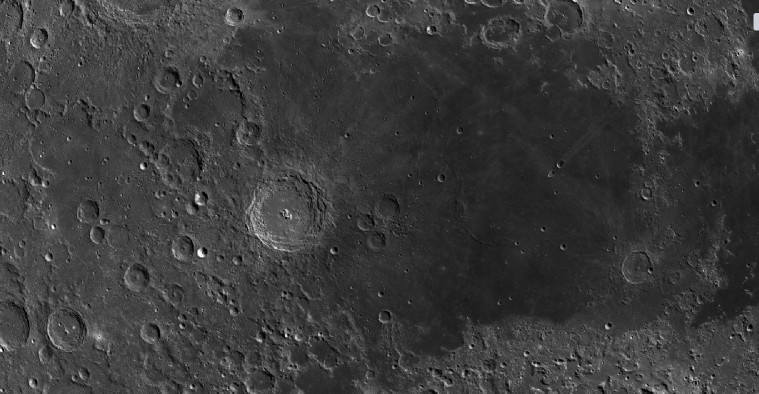
#> input picture data/uploads/WhatsApp_Image_2026-09-13_at_18.48.15.jpeg, 1517 x 788 px (shown at 1/2 size)
$ python -i pre1.py   (imports and definitions only)   (older library calls are emulated)
#> lines starting #> are read from the running program, lines starting #| are printed output that depends on the picture
#> further down, picture is the input picture: shape (788, 1517, 3); mean B, G, R 59.2, 59.2, 59.2
"""PHASE 1 — Preprocessing: illumination norm, shadow-invariant, Hapke, pyramids."""
import cv2
import numpy as np


def to_uint8(img):
    img = np.asarray(img, dtype=np.float32)
    lo, hi = np.percentile(img, (1, 99))
#> lo = 20; hi = 132
    if hi <= lo:
        hi = lo + 1.0
    return np.clip((img - lo) / (hi - lo) * 255, 0, 255).astype(np.uint8)
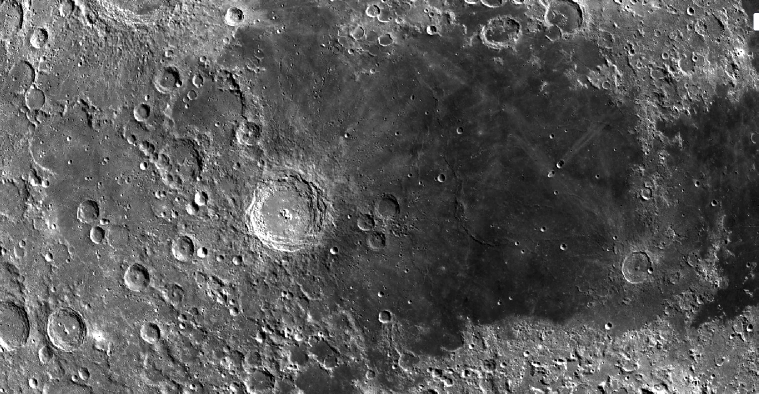
#> returned value: shape (788, 1517, 3) (shown at 1/2 size); mean of channels 0, 1, 2 88.4, 88.4, 88.4; drawn as B, G, R


def clahe(img, clip=2.5, grid=8):
    c = cv2.createCLAHE(clipLimit=clip, tileGridSize=(grid, grid))
    return c.apply(to_uint8(img))


# [15 lines left out: functions gamma_correct, contrast_stretch, not called in this run]


def shadow_invariant(img):
    """Gradient-coherence map: strong where structure survives shadows."""
    g = to_uint8(img).astype(np.float32)
    gx = cv2.Sobel(g, cv2.CV_32F, 1, 0, ksize=3)
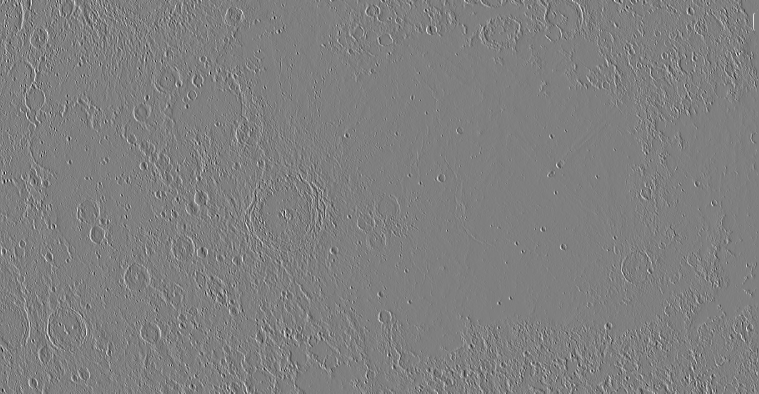
#> gx: shape (788, 1517, 3) float32 (shown at 1/2 size); mean B, G, R -0.3, -0.3, -0.3; drawn with min black and max white
    gy = cv2.Sobel(g, cv2.CV_32F, 0, 1, ksize=3)
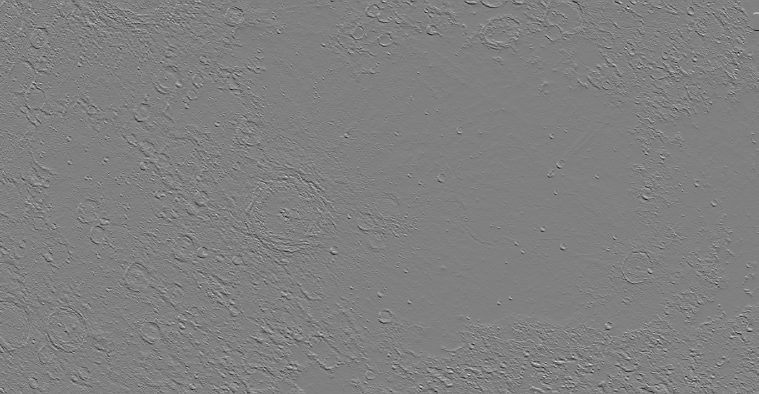
#> gy: shape (788, 1517, 3) float32 (shown at 1/2 size); mean B, G, R 0, 0, 0; drawn with min black and max white
    mag = np.sqrt(gx * gx + gy * gy)
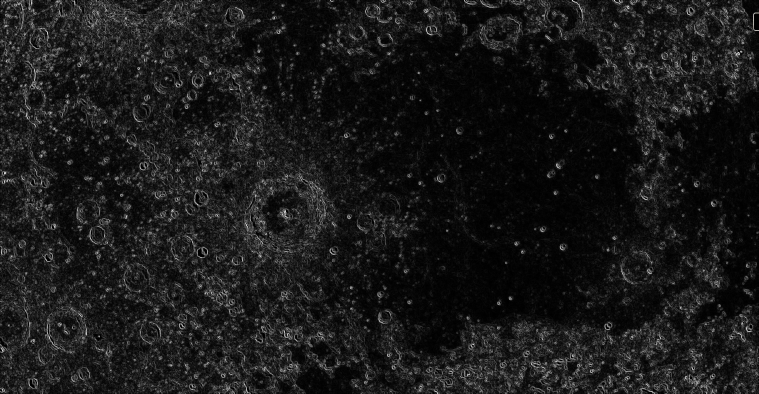
#> mag: shape (788, 1517, 3) float32 (shown at 1/2 size); mean B, G, R 115.6, 115.6, 115.7; drawn with min black and max white
    mag = cv2.GaussianBlur(mag, (0, 0), 1.5)
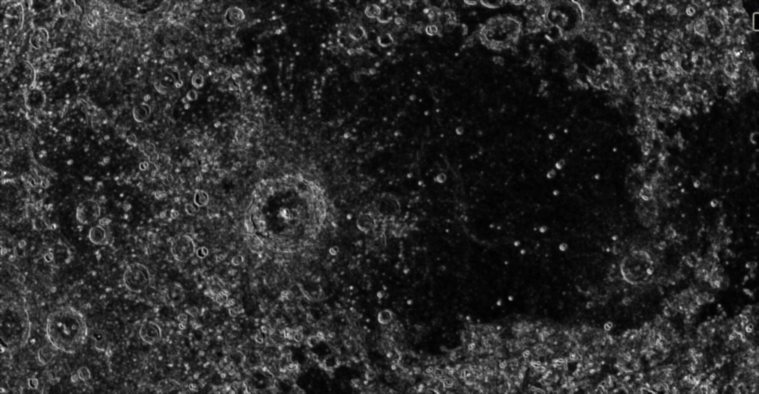
#> mag: shape (788, 1517, 3) float32 (shown at 1/2 size); mean B, G, R 115.7, 115.7, 115.7; drawn with min black and max white
    m = mag.max()
#> m = 710.4
    return (mag / m * 255).astype(np.uint8) if m > 0 else np.zeros_like(g, np.uint8)


# [41 lines left out: functions hapke_correct, build_pyramid, preprocess, not called in this run]

>>> import cv2
>>> picture = cv2.imread('../data/uploads/WhatsApp_Image_2026-09-13_at_18.48.15.jpeg')
>>> result = shadow_invariant(picture)

$ run again, on data/uploads/WhatsApp_Image_2026-09-13_at_18.48.16.jpeg
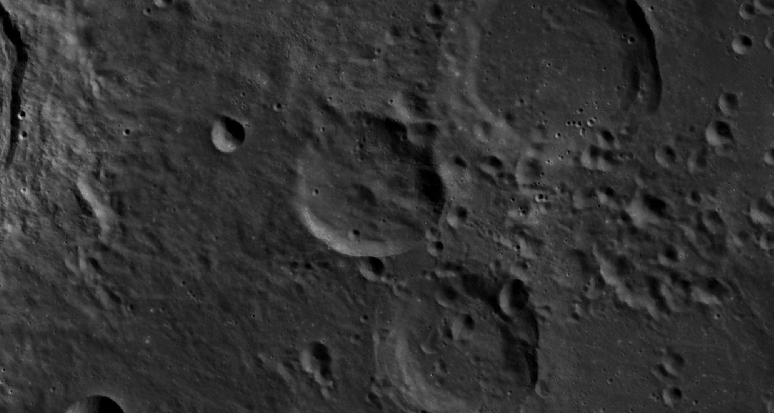
#> input picture data/uploads/WhatsApp_Image_2026-09-13_at_18.48.16.jpeg, 1547 x 826 px (shown at 1/2 size)
#> picture is the input picture: shape (826, 1547, 3); min 0, max 232, mean 50.1
#> lo = 4; hi = 107
#> in shadow_invariant, `gy = cv2.Sobel(g, cv2.CV_32F, 0, 1, ksize=3)`:
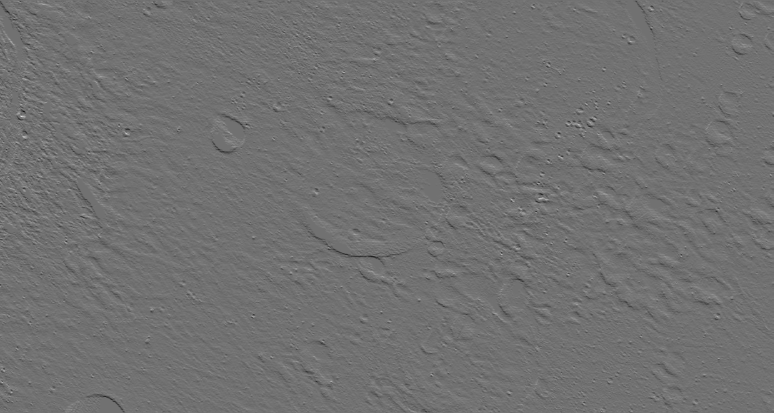
#> gy: shape (826, 1547, 3) float32 (shown at 1/2 size); min -813, max 1010, mean -0.1; drawn with min black and max white
#> in shadow_invariant, `mag = cv2.GaussianBlur(mag, (0, 0), 1.5)`:
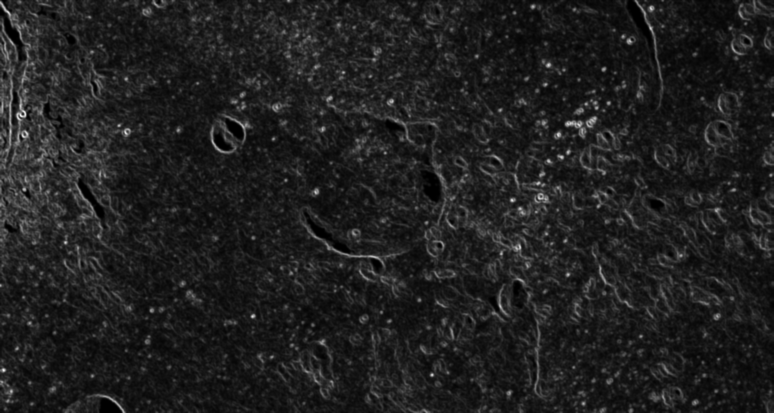
#> mag: shape (826, 1547, 3) float32 (shown at 1/2 size); min 0, max 520, mean 65.6; drawn with min black and max white
#> m = 520
